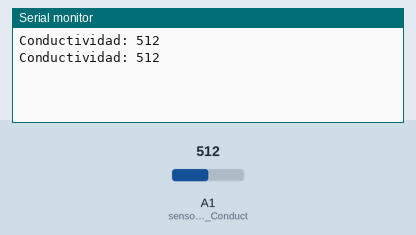
Bench run of a sketch on a simulated Arduino Uno, built with avr-gcc and run on an emulated ATmega328P. On the bench: the last lines printed to the serial monitor. The test bench sets the inputs (shaded band); at power-on: A1 (sensorPin_Conduct) = 512.

Above: at 1.8 s.
1.9 s: A1 (sensorPin_Conduct) set to 716
At 2.8 s:
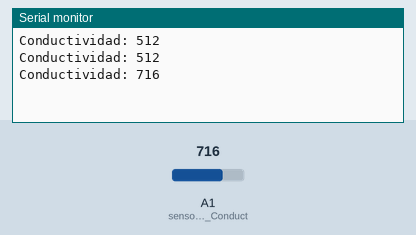
3.4 s: A1 (sensorPin_Conduct) set to 900
At 4.5 s:
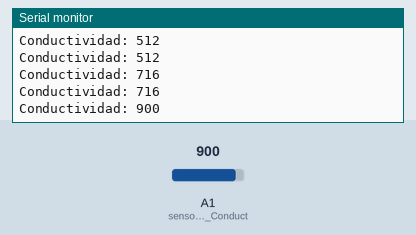
Timing chart, 0 to 6.4 s (numbered marks = the images above; inputs shaded):
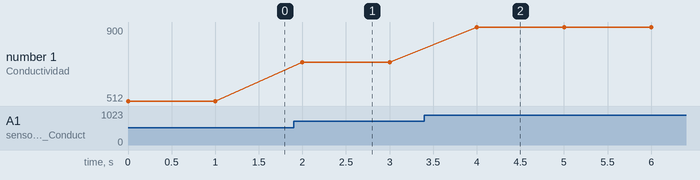

The sketch:

Quack_Conductividad.ino
```cpp
// Sensor pins
const int sensorPin_Conduct = 1;

void setup() {
  Serial.begin(115200);
}

void loop() {
  //get the reading from the function below and print it
  Serial.print("Conductividad: ");
  Serial.println(readSensor_Conduct());
  delay(1000);
}

//  This function returns the analog soil moisture measurement
int readSensor_Conduct() {
  int ADC_Conduct = analogRead(sensorPin_Conduct);  // Read the analog value form sensor
  return ADC_Conduct;                       // Return analog moisture value
}
```

Measured:
- after the input at 1.9 s, the serial monitor: prints a new line after 0.10 s (image 1)
- after the input at 3.4 s, the serial monitor: prints a new line after 0.60 s (image 2)
- plotted number 1: 512 → 716 after the input at 1.9 s, 716 → 900 after the input at 3.4 s
